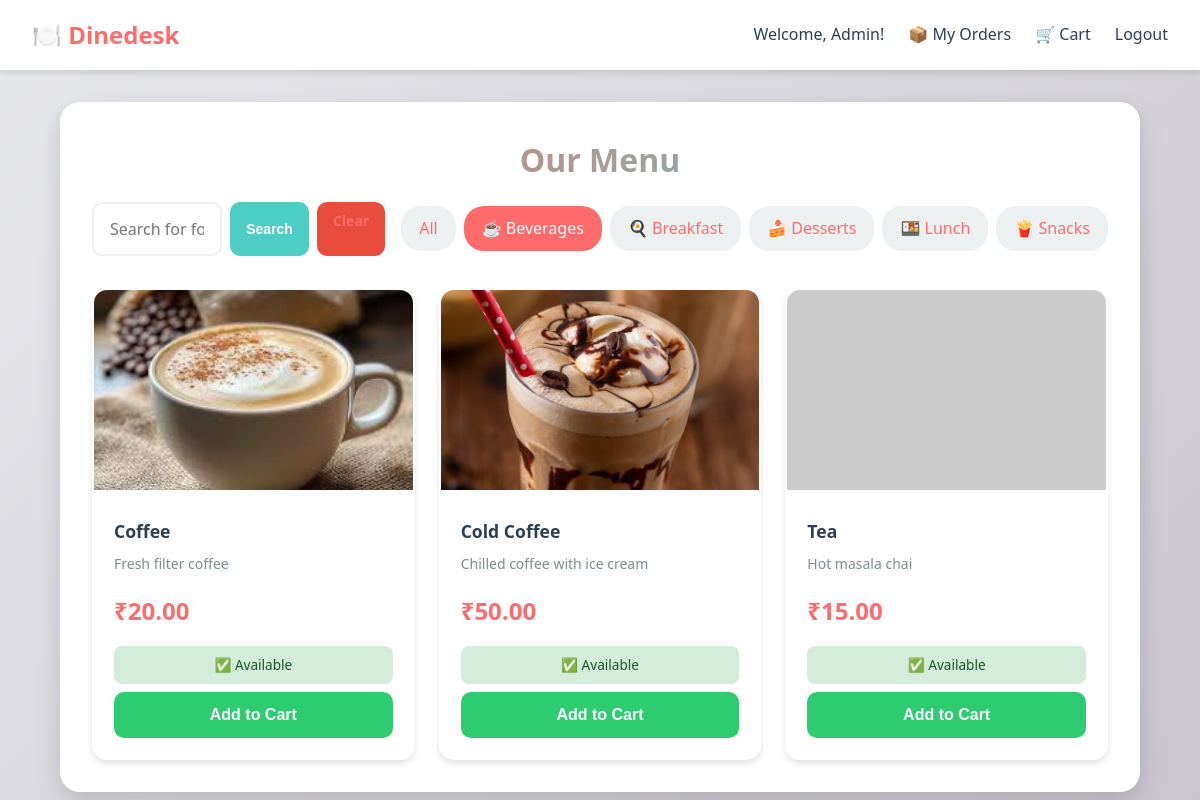
Page /products.php?category=4 (signed in) on the committed database.
### tables this page shows
CREATE TABLE categories (
  id INT AUTO_INCREMENT PRIMARY KEY,
  name VARCHAR(50) NOT NULL,
  icon VARCHAR(50),
  created_at TIMESTAMP DEFAULT CURRENT_TIMESTAMP
);

CREATE TABLE products (
  id INT AUTO_INCREMENT PRIMARY KEY,
  category_id INT,
  name VARCHAR(100) NOT NULL,
  description TEXT,
  price DECIMAL(8,2) NOT NULL,
  image VARCHAR(255) DEFAULT 'default.jpg',
  is_active TINYINT(1) DEFAULT 1,
  stock_quantity INT DEFAULT 100,
  created_at TIMESTAMP DEFAULT CURRENT_TIMESTAMP,
  updated_at TIMESTAMP DEFAULT CURRENT_TIMESTAMP ON UPDATE CURRENT_TIMESTAMP,
  FOREIGN KEY (category_id) REFERENCES categories(id) ON DELETE SET NULL,
  INDEX idx_category (category_id),
  INDEX idx_active (is_active)
);

### lib/Database.php (called while the page is built)
<?php
class Database {
    private static $instance = null;
    private $pdo;
    private function __construct() {
        $host = 'localhost';
        $db   = 'canteen_db';
        $user = 'root';
        $pass = '';
        $dsn  = "mysql:host=$host;dbname=$db;charset=utf8mb4";
        $opt  = [
            PDO::ATTR_ERRMODE => PDO::ERRMODE_EXCEPTION,
            PDO::ATTR_DEFAULT_FETCH_MODE => PDO::FETCH_ASSOC
        ];
        $this->pdo = new PDO($dsn, $user, $pass, $opt);
    }
    public static function getInstance() {
        if (self::$instance === null)
            self::$instance = new self();
        return self::$instance;
    }
    public function pdo() {
        return $this->pdo;
    }
}
?>

### models/Product.php (called while the page is built, shortened)
<?php
require_once __DIR__ . '/../lib/Database.php';
class Product {
    private $db;
    public function __construct() {
        $this->db = Database::getInstance()->pdo();
    }
    public function all($category_id = null, $search = null) {
        $query = "SELECT p.*, c.name as category_name, c.icon as category_icon
                  FROM products p
                  LEFT JOIN categories c ON p.category_id = c.id
                  WHERE p.is_active = 1";
        $params = [];
        if ($category_id) {
            $query .= " AND p.category_id = ?";
            $params[] = $category_id;
        }
        $query .= " ORDER BY p.category_id, p.name";
        $stmt = $this->db->prepare($query);
        $stmt->execute($params);
        return $stmt->fetchAll();
    }
    public function getCategories() {
        $stmt = $this->db->query("SELECT * FROM categories ORDER BY name");
        return $stmt->fetchAll();
    }
}
?>

### public/products.php (the view, shortened to what this page needs)
<?php
require_once '../models/Product.php';
$productModel = new Product();
$category_id = $_GET['category'] ?? null;
$search = $_GET['search'] ?? '';
$products = $productModel->all($category_id, $search);
$categories = $productModel->getCategories();
?>
<!DOCTYPE html>
<html lang="en">
<head>
    <link rel="stylesheet" href="assets/styles.css">
</head>
<body>
    <nav class="navbar">
        <a href="products.php" class="brand">🍽️  Dinedesk</a>
        <div class="nav-links">
            <span>Welcome, <?= htmlspecialchars($_SESSION['user']['name']) ?>!</span>
            <a href="orders.php">📦 My Orders</a>
            <a href="cart.php">
                🛒 Cart
            </a>
            <a href="logout.php">Logout</a>
        </div>
    </nav>
    <div class="full-container">
        <h1>Our Menu</h1>
        <div class="filter-section">
            <div class="search-box">
                <form method="GET" action="products.php" style="display: flex; gap: 0.5rem;">
                    <input type="text" name="search" placeholder="Search for food..."
                           value="<?= htmlspecialchars($search) ?>" style="flex: 1;">
                    <button type="submit" class="btn-secondary btn-sm">Search</button>
                    <?php if ($search || $category_id): ?>
                        <a href="products.php" class="btn btn-sm" style="background: #e74c3c;">Clear</a>
                    <?php endif; ?>
                </form>
            </div>
            <div class="category-filters">
                <a href="products.php" class="category-btn <?= !$category_id ? 'active' : '' ?>">
                    All
                </a>
                <?php foreach ($categories as $cat): ?>
                    <a href="products.php?category=<?= $cat['id'] ?>"
                       class="category-btn <?= $category_id == $cat['id'] ? 'active' : '' ?>">
                        <?= $cat['icon'] ?> <?= htmlspecialchars($cat['name']) ?>
                    </a>
                <?php endforeach; ?>
            </div>
        </div>
        <?php if (empty($products)): ?>
            <div class="empty-state">
                <div class="empty-state-icon">🔍</div>
                <h3>No items found</h3>
                <p>Try adjusting your search or filters</p>
            </div>
        <?php else: ?>
            <div class="products-grid">
                <?php foreach ($products as $p): ?>
                    <div class="product-card">
                        <?php
                        if (!empty($p['image']) && file_exists('assets/images/products/' . $p['image'])) {
                            $imageSrc = 'assets/images/products/' . $p['image'];
                        } else {
                            $imageSrc = 'https://via.placeholder.com/300x200?text=' . urlencode($p['name']);
                        }
                        ?>
                        <img src="<?= $imageSrc ?>"
                             alt="<?= htmlspecialchars($p['name']) ?>"
                             onerror="this.src='https://via.placeholder.com/300x200?text=No+Image'">
                        <div class="card-body">
                            <h3><?= htmlspecialchars($p['name']) ?></h3>
                            <p class="description"><?= htmlspecialchars($p['description']) ?></p>
                            <div class="price">₹<?= number_format($p['price'], 2) ?></div>
                            <?php if ($p['stock_quantity'] <= 0): ?>
                                <div style="background: #fee; color: #c00; padding: 0.5rem; border-radius: 8px; text-align: center; margin-bottom: 0.5rem; font-weight: bold;">
                                    ⚠️ Out of Stock
                                </div>
                            <?php elseif ($p['stock_quantity'] <= 10): ?>
                                <div style="background: #fff3cd; color: #856404; padding: 0.5rem; border-radius: 8px; text-align: center; margin-bottom: 0.5rem; font-size: 0.85rem;">
                                    ⏳ Limited Stock
                                </div>
                            <?php else: ?>
                                <div style="background: #d4edda; color: #155724; padding: 0.5rem; border-radius: 8px; text-align: center; margin-bottom: 0.5rem; font-size: 0.85rem;">
                                    ✅ Available
                                </div>
                            <?php endif; ?>
                            <div class="card-footer">
                                <?php if ($p['stock_quantity'] > 0): ?>
                                    <form class="add-to-cart-form" style="flex: 1;">
                                        <button type="submit" class="btn-success" style="width: 100%;">
                                            Add to Cart
                                        </button>
                                    </form>
                                <?php else: ?>
                                    <button class="btn" style="width: 100%; background: #aaa; cursor: not-allowed;" disabled>
                                        Out of Stock
                                    </button>
                                <?php endif; ?>
                            </div>
                        </div>
                    </div>
                <?php endforeach; ?>
            </div>
        <?php endif; ?>
    </div>
</body>
</html>

### public/assets/styles.css (style rules this page uses)
* { margin: 0; padding: 0; box-sizing: border-box; }
:root { --primary: #ff6b6b; --primary-dark: #ee5a52; --secondary: #4ecdc4; --accent: #ffd93d; --dark: #2c3e50; --light: #ecf0f1; --success: #2ecc71; --warning: #f39c12; --danger: #e74c3c; --white: #ffffff; --shadow: 0 4px 6px rgba(0,0,0,0.1); --shadow-lg: 0 10px 25px rgba(0,0,0,0.15); }
body { font-family: 'Segoe UI', Tahoma, Geneva, Verdana, sans-serif; background: linear-gradient(135deg, #e7e8ec 0%, #cac5cf 100%); min-height: 100vh; color: var(--dark); line-height: 1.6; }
.navbar { background: var(--white); padding: 1rem 2rem; box-shadow: var(--shadow); display: flex; justify-content: space-between; align-items: center; position: sticky; top: 0; z-index: 1000; }
.navbar .brand { font-size: 1.5rem; font-weight: bold; color: var(--primary); text-decoration: none; }
.navbar .nav-links { display: flex; gap: 1.5rem; align-items: center; }
.navbar .nav-links a { text-decoration: none; color: var(--dark); font-weight: 500; transition: color 0.3s; display: flex; align-items: center; gap: 0.3rem; }
.full-container { width: 90%; max-width: 1200px; margin: 2rem auto; padding: 2rem; background: var(--white); border-radius: 20px; box-shadow: var(--shadow-lg); }
h1, h2, h3 { margin-bottom: 1rem; color: var(--dark); }
h1 { font-size: 2rem; text-align: center; background: linear-gradient(135deg, var(--primary), var(--secondary)); -webkit-background-clip: text; -webkit-text-fill-color: transparent; background-clip: text; }
input[type="text"], input[type="email"], input[type="password"], input[type="tel"], input[type="number"], select, textarea { width: 100%; padding: 0.875rem 1rem; border: 2px solid var(--light); border-radius: 10px; font-size: 1rem; transition: all 0.3s; font-family: inherit; }
button, .btn { padding: 0.875rem 1.5rem; border: none; border-radius: 10px; font-size: 1rem; font-weight: 600; cursor: pointer; transition: all 0.3s; text-decoration: none; display: inline-block; text-align: center; }
.btn-secondary { background: var(--secondary); color: var(--white); }
.btn-success { background: var(--success); color: var(--white); }
.btn-sm { padding: 0.5rem 1rem; font-size: 0.875rem; }
.filter-section { margin-bottom: 2rem; display: flex; gap: 1rem; flex-wrap: wrap; align-items: center; }
.search-box { flex: 1; min-width: 250px; }
.category-filters { display: flex; gap: 0.5rem; flex-wrap: wrap; }
.category-btn { padding: 0.5rem 1rem; background: var(--light); border: 2px solid transparent; border-radius: 20px; cursor: pointer; transition: all 0.3s; font-weight: 500; }
.category-btn.active { background: var(--primary); color: var(--white); }
.products-grid { display: grid; grid-template-columns: repeat(auto-fill, minmax(250px, 1fr)); gap: 1.5rem; margin-top: 2rem; }
.product-card { background: var(--white); border-radius: 15px; overflow: hidden; box-shadow: var(--shadow); transition: all 0.3s; border: 2px solid transparent; }
.product-card img { width: 100%; height: 200px; object-fit: cover; background: var(--light); }
.product-card .card-body { padding: 1.25rem; }
.product-card h3 { font-size: 1.1rem; margin-bottom: 0.5rem; color: var(--dark); }
.product-card .description { font-size: 0.875rem; color: #7f8c8d; margin-bottom: 1rem; display: -webkit-box; -webkit-line-clamp: 2; line-clamp: 2; -webkit-box-orient: vertical; overflow: hidden; }
.product-card .price { font-size: 1.5rem; font-weight: bold; color: var(--primary); margin-bottom: 1rem; }
.product-card .card-footer { display: flex; gap: 0.5rem; align-items: center; }
a { color: var(--primary); text-decoration: none; transition: color 0.3s; }

### rows in the picture
categories: icon "☕", name "Beverages"
categories: icon "🍳", name "Breakfast"
categories: icon "🍰", name "Desserts"
categories: icon "🍱", name "Lunch"
categories: icon "🍟", name "Snacks"
products: image (picture), name "Coffee", description "Fresh filter coffee", price "20.00", stock_quantity "✅ Available"
products: image (picture), name "Cold Coffee", description "Chilled coffee with ice cream", price "50.00", stock_quantity "✅ Available"
products: name "Tea", description "Hot masala chai", price "15.00", stock_quantity "✅ Available"

### other values in the picture
$_SESSION['user']['name'] "Admin"
